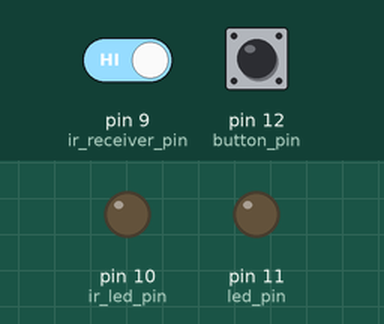
Recording of a sketch running on a simulated Arduino Uno, built with avr-gcc and run on an emulated ATmega328P. On the bench: output pins drawn as LEDs (lit = HIGH). The test bench sets the inputs (shaded band); at power-on: pin 9 (ir_receiver_pin) HIGH, pin 12 (button_pin) LOW.

Above: at 1.2 s.
1.3 s: pin 9 (ir_receiver_pin) driven LOW
At 2.1 s:
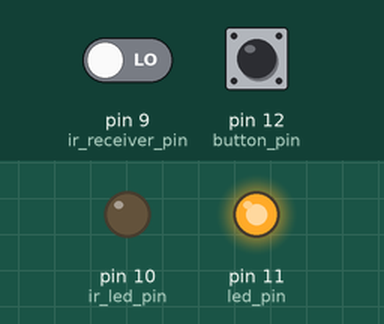
4.3 s: pin 12 (button_pin) pulled HIGH for 0.15 s
At 5.1 s:
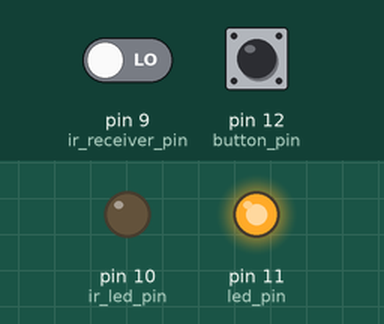
7.4 s: pin 9 (ir_receiver_pin) driven HIGH
At 9.6 s:
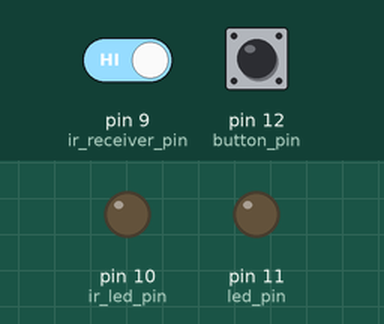
Timing chart, 0 to 11.1 s (numbered marks = the images above; inputs shaded):
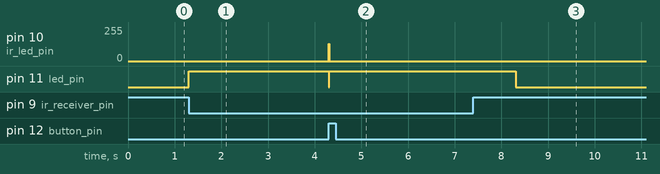

Measured:
- after the input at 1.3 s, pin 11 (led_pin): LOW → HIGH at once
- after the input at 4.3 s, pin 10 (ir_led_pin): 0/255 → 128/255 at once, → 0/255 0.01 s later; pin 11 (led_pin): HIGH → LOW at once, → HIGH 0.01 s later
- after the input at 7.4 s, pin 11 (led_pin): HIGH → LOW after 0.91 s

The sketch:

Sketch_4.ino
```cpp
//Sketch_4
/* This program goes with Lab 4 of the OpenTag laser tag tutorial.
It plays a basic game of free for all laser tag. A player is out
if they get tagged 5 times.
*/


#include <TimerOne.h>
//TimerOne will make it easy to pule an infrared LED 38,000 times
//a second

// Variables (nicknames for pins)
int button_pin = 12;
int led_pin = 11;
int ir_led_pin = 10;
int ir_receiver_pin = 9;

//you start with 5 health. This is the first time that we will use
//a variable to keep track of and change a number.
int health = 5;

void setup() {
  //first, start up the TimerOne library. We want it to pulse
  //38,000 times a second, which is about once every 26 milliseconds
  Timer1.initialize(26);

  //tell the arduino if a pin is input/output
  pinMode( button_pin, INPUT);
  pinMode(led_pin, OUTPUT);
  pinMode(ir_led_pin, OUTPUT);
  pinMode(ir_receiver_pin, INPUT);
}

void loop() {
  int button_state = digitalRead( button_pin );   //read button
  if (button_state == HIGH) {        //if the button is pushed
    /* If we are pushing the button, then we are trying to send
    a tag. However, we can only tag if we have more than 0 health.
    We can use the if statement and a comparative function called
    greather than, which uses the > symbol. Greather than will
    be true (the code in the if statement will be run) if the
    number on the left is greather than the number on the right.
    We want to send a tag if health is greater than 0. In code,
    that is written as:
    */
    if (health > 0){                    //if we have health
      //so, we know that we are pushing the button and have health
      //now we can send a tag.
      //first, pulse the infrared LED with the TimerOne code
      Timer1.pwm(ir_led_pin, 512);      //send pulse
      delay(10);                        //delay for 10 milliseconds
      Timer1.disablePwm(ir_led_pin);    //turn off Timer One
    }
  }

  //now, we want to see if we are getting tagged
  int ir_receiver_state = digitalRead(ir_receiver_pin);
  //if the receiver sees something, it will send a LOW or 0 signal
  if (ir_receiver_state == 0){
    //when we are tagged, we lose 1 health.
    /* In order to tell the arduino to subtract 1 health, we
    need to tell it what health should now be. To do this, we
    will say that the health I should have is equal to the health
    that I had minus 1. That line of code is written below.
    */
    health = health - 1;
    //now that we see something, indicate it by turning the LED
    //on for 1 second
    digitalWrite(led_pin, HIGH);
    delay(1000);                 //a delay of 1000 is 1 second
    digitalWrite(led_pin, LOW);  //then turn LED off
  }
}
//Tia tia tia!
```
